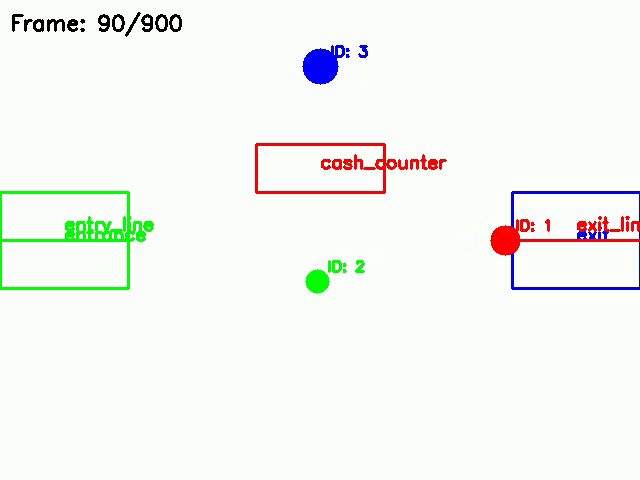
#> input picture frame 90 of hackathon/data/sample_video.mp4, 640 x 480 px
$ python test_unauthorized_area_detector.py
#> lines starting #> are read from the running program, lines starting #| are printed output that depends on the picture; after the words box and inside, x2 and y2 are one past the last pixel; in counts of white or black regions, pixels touching at a corner belong together
### hackathon/backend/app/utils/unauthorized_area_detector.py
"""
Unauthorized Area Detector

A specialized module that detects when objects enter areas marked as unauthorized.
This module has a single responsibility: detect unauthorized area access and trigger alerts.
"""

import numpy as np
import time
import csv
import os
from typing import Dict, List, Tuple, Optional, Any, Callable
import logging
from pathlib import Path

# Setup logging
logging.basicConfig(level=logging.INFO)
logger = logging.getLogger(__name__)

class UnauthorizedAreaDetector:
    """
    Specialized detector for unauthorized area access events.
    Only responsible for detecting when objects enter areas marked as unauthorized.
    """

    def __init__(
        self,
        labels_file: Optional[str] = None,
        areas: Optional[Dict[str, np.ndarray]] = None,
        cooldown_period: float = 5.0,  # seconds between repeated alerts for same ID
        data_dir: str = "data/unauthorized",
        callback: Optional[Callable] = None
    ):
        """
        Initialize the unauthorized area detector.

        Args:
            labels_file: Path to CSV file containing label data (optional)
            areas: Dictionary mapping area IDs to polygon coordinates (normalized 0-1) (optional)
            cooldown_period: Time in seconds before same object can trigger again
            data_dir: Directory to save alert data
            callback: Optional callback function to call when unauthorized access is detected
        """
        self.cooldown_period = cooldown_period
        self.data_dir = data_dir
        self.callback = callback

        # Ensure data directory exists
        os.makedirs(data_dir, exist_ok=True)

        # Initialize areas from labels file or directly provided areas
        self.areas = {}
        if labels_file:
            self._load_areas_from_labels(labels_file)
        elif areas:
            self.areas = areas

        # Track objects in unauthorized areas
        # {object_id: {"area_id": str, "last_alert_time": timestamp, "in_area": bool}}
        self.object_tracking = {}

        # Track unauthorized access events
        self.access_events = []

        logger.info(f"Unauthorized area detector initialized with {len(self.areas)} areas")

    def _load_areas_from_labels(self, labels_file: str):
        """
        Load unauthorized areas from a labels CSV file.

        Args:
            labels_file: Path to CSV file containing label data
        """
        if not os.path.exists(labels_file):
            logger.error(f"Labels file not found: {labels_file}")
            return

        try:
            with open(labels_file, 'r') as f:
                reader = csv.DictReader(f)
                for i, row in enumerate(reader):
                    # Extract label information
                    label_name = row.get('label_name', f"UnauthorizedArea_{i}")

                    # Extract bounding box coordinates
                    try:
                        x = float(row.get('bbox_x', 0))
                        y = float(row.get('bbox_y', 0))
                        width = float(row.get('bbox_width', 0))
                        height = float(row.get('bbox_height', 0))

                        # Get image dimensions for normalization
                        img_width = float(row.get('image_width', 1))
                        img_height = float(row.get('image_height', 1))

                        # Normalize coordinates to 0-1 range
                        x_norm = x / img_width
                        y_norm = y / img_height
                        width_norm = width / img_width
                        height_norm = height / img_height

                        # Create polygon from bounding box (clockwise from top-left)
                        polygon = np.array([
                            [x_norm, y_norm],                       # top-left
                            [x_norm + width_norm, y_norm],          # top-right
                            [x_norm + width_norm, y_norm + height_norm],  # bottom-right
                            [x_norm, y_norm + height_norm]          # bottom-left
                        ])

                        # Add to areas dictionary
                        self.areas[label_name] = polygon
                        logger.info(f"Loaded unauthorized area '{label_name}' from labels file")

                    except (ValueError, KeyError) as e:
                        logger.error(f"Error parsing row {i} in labels file: {e}")

        except Exception as e:
            logger.error(f"Error loading labels file: {e}")

    # [80 lines left out: functions update, _create_event, not called in this run]

    def get_recent_events(self, count: int = 10) -> List[Dict[str, Any]]:
        """
        Get recent unauthorized access events.

        Args:
            count: Number of recent events to return

        Returns:
            List of recent events
        """
        return self.access_events[-count:] if self.access_events else []

    # [69 lines left out: functions is_object_in_unauthorized_area, get_objects_in_unauthorized_areas, _is_in_polygon, reset, not called in this run]

    def draw_areas(self, frame: np.ndarray, color: Tuple[int, int, int] = (0, 0, 255),
                  alpha: float = 0.3) -> np.ndarray:
        """
        Draw unauthorized areas on a frame.

        Args:
            frame: The frame to draw on
            color: RGB color tuple for unauthorized areas
            alpha: Transparency level for filled areas (0-1)

        Returns:
            Frame with areas drawn
        """
        height, width = frame.shape[:2]

        import cv2  # Import here to avoid requiring cv2 for basic functionality

        for area_id, polygon in self.areas.items():
            # Convert normalized coordinates to pixel coordinates
            points = []
            for x, y in polygon:
                points.append((int(x * width), int(y * height)))

            # Draw filled polygon with transparency
            overlay = frame.copy()
            cv2.fillPoly(overlay, [np.array(points)], color)
            cv2.addWeighted(overlay, alpha, frame, 1 - alpha, 0, frame)

            # Draw outline
            cv2.polylines(frame, [np.array(points)], True, color, 2)

            # Calculate centroid for label
            centroid_x = sum(p[0] for p in points) / len(points)
            centroid_y = sum(p[1] for p in points) / len(points)

            # Draw area ID
            cv2.putText(frame, f"UNAUTHORIZED: {area_id}", (int(centroid_x), int(centroid_y)),
                       cv2.FONT_HERSHEY_SIMPLEX, 0.6, (255, 255, 255), 2)

        return frame

### hackathon/tools/test_unauthorized_area_detector.py
#!/usr/bin/env python3
"""
Test Unauthorized Area Detector

A script to demonstrate how to use the unauthorized area detector with label data.
"""

import os
import sys
import time
import argparse
import cv2
import numpy as np
from pathlib import Path

# Add parent directory to path so we can import modules
sys.path.insert(0, str(Path(__file__).resolve().parent.parent))

# Import specialized components
from backend.app.utils.unauthorized_area_detector import UnauthorizedAreaDetector

def parse_args():
    """Parse command line arguments."""
    parser = argparse.ArgumentParser(description="Test unauthorized area detector")
    parser.add_argument("--source", type=str, default="data/sample_video.mp4",
                        help="Video source path (default: data/sample_video.mp4)")
    parser.add_argument("--labels", type=str, default="data/labels.csv",
                        help="Path to labels CSV file (default: data/labels.csv)")
    parser.add_argument("--output", type=str, default="", help="Output video path")
    parser.add_argument("--show", action="store_true", help="Show video")

    return parser.parse_args()

def setup_video_source(source):
    """Setup video source."""
    # Check if the video file exists
    if not os.path.exists(source):
        print(f"Warning: Video file '{source}' not found. Please provide a valid video file path.")
        # Try to find any video file in the data directory
        data_dir = Path("data")
        if data_dir.exists():
            video_files = list(data_dir.glob("*.mp4")) + list(data_dir.glob("*.avi"))
            if video_files:
                source = str(video_files[0])
                print(f"Using alternative video file: {source}")
            else:
                print("No video files found in data directory. Using webcam as fallback.")
                return cv2.VideoCapture(0)
        else:
            print("Data directory not found. Using webcam as fallback.")
            return cv2.VideoCapture(0)

    return cv2.VideoCapture(source)

def setup_video_writer(cap, output_path):
    """Setup video writer if output path is specified."""
    if not output_path:
        return None

    width = int(cap.get(cv2.CAP_PROP_FRAME_WIDTH))
    height = int(cap.get(cv2.CAP_PROP_FRAME_HEIGHT))
    fps = cap.get(cv2.CAP_PROP_FPS)

    # Use H.264 codec
    fourcc = cv2.VideoWriter_fourcc(*'mp4v')

    return cv2.VideoWriter(output_path, fourcc, fps, (width, height))

def create_sample_labels_file():
    """Create a sample labels file if none exists."""
    labels_dir = Path("data")
    labels_file = labels_dir / "labels.csv"

    if not labels_dir.exists():
        os.makedirs(labels_dir)

    if not labels_file.exists():
        print("Creating sample labels file...")
        with open(labels_file, 'w') as f:
            f.write("label_name,bbox_x,bbox_y,bbox_width,bbox_height,image_name,image_width,image_height\n")
            f.write("UnAuthorized_Area,248,424,468,499,Screenshot 2025-05-16 at 7.09.25 PM.png,1841,969\n")
        print(f"Sample labels file created at {labels_file}")

    return str(labels_file)

def main():
    """Main function."""
    args = parse_args()

    # Create output directory if needed
    if args.output:
        os.makedirs(os.path.dirname(os.path.abspath(args.output)), exist_ok=True)

    # Create sample labels file if needed
    if not os.path.exists(args.labels):
        args.labels = create_sample_labels_file()

    # Setup video source
    cap = setup_video_source(args.source)
    if not cap.isOpened():
        print(f"Error: Could not open video source {args.source}")
        return

    # Setup video writer
    writer = setup_video_writer(cap, args.output)

    # Create unauthorized area detector
    detector = UnauthorizedAreaDetector(labels_file=args.labels)
#> (reads data/labels.csv from the repository)

    # Create a simple object tracker (just for demo)
    object_positions = {}
    next_id = 1

    print("Testing Unauthorized Area Detector")
    print(f"Loaded {len(detector.areas)} unauthorized areas from {args.labels}")
    print(f"Using video source: {args.source}")
    print("Click on the video to add/move objects")

    while cap.isOpened():
        ret, frame = cap.read()
#> frame is the input picture: shape (480, 640, 3); mean B, G, R 243.3, 247, 245.1
        if not ret:
            break

        # Get frame dimensions
        height, width = frame.shape[:2]
#> height = 480; width = 640

        # Draw unauthorized areas
        frame = detector.draw_areas(frame, color=(0, 0, 255), alpha=0.3)
#> after the loop in draw_areas, `for area_id, polygon in self.areas.items():`:
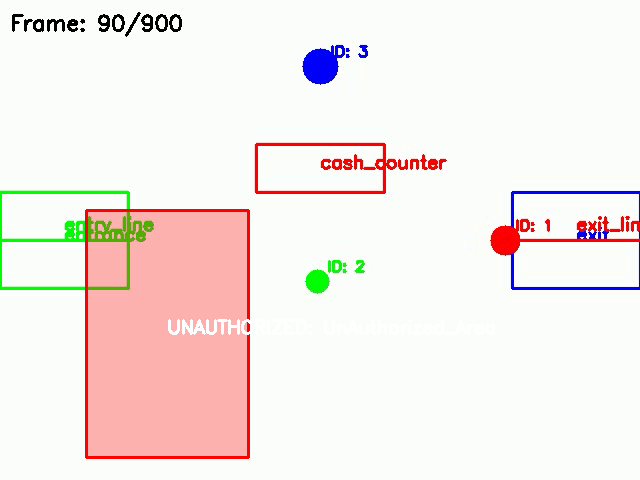
#> frame: shape (480, 640, 3); 14% of pixels changed, all inside (x1, y1, x2, y2) = (85, 209, 495, 459)
#> after the loop in draw_areas, `for area_id, polygon in self.areas.items():`:
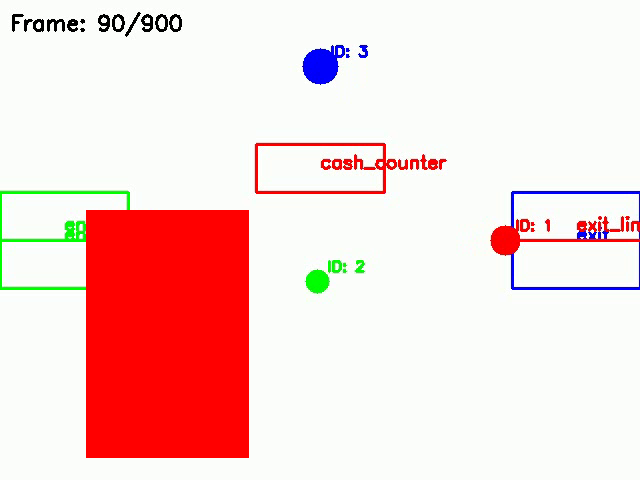
#> overlay: shape (480, 640, 3); mean B, G, R 211.4, 213.7, 246.6

        # Update objects (in a real app, this would come from an object tracker)
        for obj_id, pos in object_positions.items():
            # Draw object
            cv2.circle(frame, pos, 10, (0, 255, 0), -1)
            cv2.putText(frame, f"Person {obj_id}", (pos[0] + 10, pos[1] - 10),
                       cv2.FONT_HERSHEY_SIMPLEX, 0.5, (0, 255, 0), 2)

            # Check if in unauthorized area
            normalized_pos = (pos[0] / width, pos[1] / height)
            event = detector.update(obj_id, normalized_pos)

            # Display alert if unauthorized access detected
            if event:
                print(f"ALERT: {event['message']}")
                cv2.putText(frame, "UNAUTHORIZED ACCESS!", (10, 60),
                           cv2.FONT_HERSHEY_SIMPLEX, 0.7, (0, 0, 255), 2)

            # Mark object as in unauthorized area if applicable
            if detector.is_object_in_unauthorized_area(obj_id):
                cv2.circle(frame, pos, 15, (0, 0, 255), 2)
                cv2.putText(frame, "UNAUTHORIZED!", (pos[0] - 40, pos[1] + 30),
                           cv2.FONT_HERSHEY_SIMPLEX, 0.6, (0, 0, 255), 2)

        # Display instructions
        cv2.putText(frame, "Click to add/move people", (10, 30),
                   cv2.FONT_HERSHEY_SIMPLEX, 0.7, (255, 255, 255), 2)
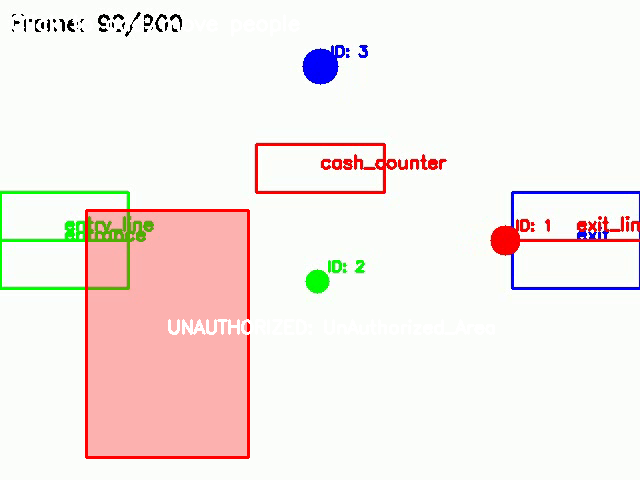
#> frame: shape (480, 640, 3); 0.61% of pixels changed, all inside (x1, y1, x2, y2) = (11, 12, 300, 37)

        # Display recent events
        events = detector.get_recent_events(5)
        y_pos = 90
        for event in events:
            cv2.putText(frame, f"{event['message']}",
                       (10, y_pos), cv2.FONT_HERSHEY_SIMPLEX, 0.5, (0, 0, 255), 1)
            y_pos += 20
#> after the loop, y_pos = 90

        # Write frame to output video
        if writer:
            writer.write(frame)

        # Display frame
        if args.show:
            cv2.imshow("Unauthorized Area Detector", frame)

            # Handle mouse events for object simulation
            def mouse_callback(event, x, y, flags, param):
                if event == cv2.EVENT_LBUTTONDOWN:
                    # Add new object or move existing one
                    if len(object_positions) < 5:  # Limit to 5 objects for demo
                        nonlocal next_id
                        object_positions[next_id] = (x, y)
                        next_id += 1
                    else:
                        # Move an existing object
                        for obj_id in object_positions:
                            object_positions[obj_id] = (x, y)
                            break

            cv2.setMouseCallback("Unauthorized Area Detector", mouse_callback)

            # Exit on 'q' key
            if cv2.waitKey(1) & 0xFF == ord('q'):
                break

    # Release resources
    cap.release()
    if writer:
        writer.release()
    cv2.destroyAllWindows()

if __name__ == "__main__":
    main()
